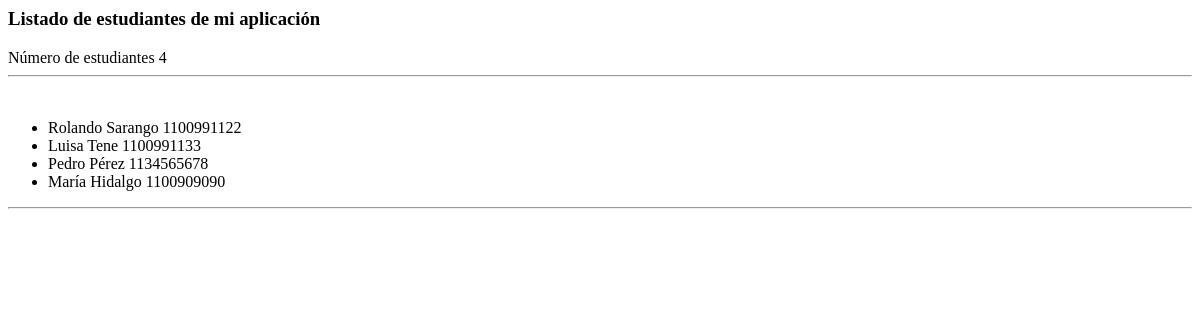
The app's page /administrativo/listado-estudiantes, older data.
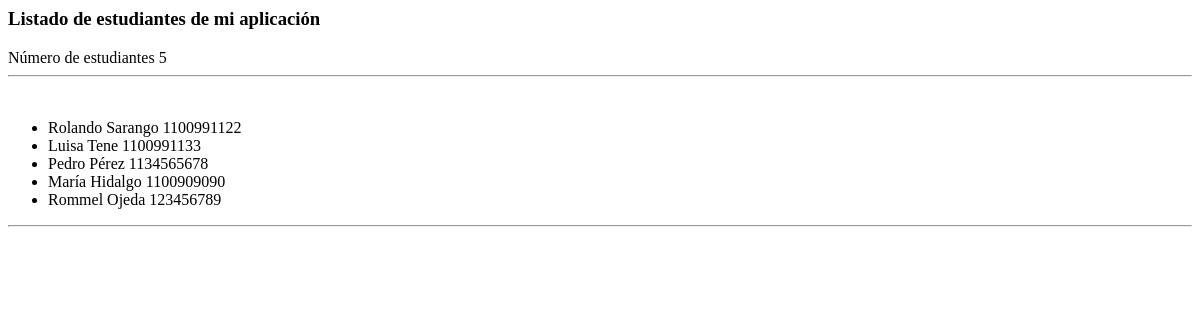
The same page, newer data.
### administrativo/models.py (models this page shows)
class Estudiante(models.Model):
    nombre = models.CharField(max_length=30)
    apellido = models.CharField(max_length=30)
    cedula = models.CharField(max_length=30, unique=True)
    def __str__(self):
        return "%s %s %s" % (self.nombre,
                self.apellido,
                self.cedula)

### administrativo/views.py (the view)
# urls.py: path('listado-estudiantes', views.listadoEstudiantes,
def listadoEstudiantes(request):
    estudiantes = Estudiante.objects.all()
    titulo = "Listado de estudiantes de mi aplicación"
    informacion_template = {'estudiantes': estudiantes,
    'numero_estudiantes': len(estudiantes), 'mititulo': titulo}
    return render(request, 'listadoEstudiantes.html', informacion_template)

### administrativo/templates/listadoEstudiantes.html (shortened to what this page needs)
<h3>{{ mititulo }}</h3>
Número de estudiantes {{ numero_estudiantes }}
<hr>
<ul>
{% for e in estudiantes %}
  <li>{{e}}</li>
{% endfor %}
</ul>
<hr>

Row changes from the older to the newer data that the page shows:
added Estudiante: nombre+apellido+cedula "Rommel Ojeda 123456789"
Text that changed along with them:
{{ numero_estudiantes }}: "4" → "5"
